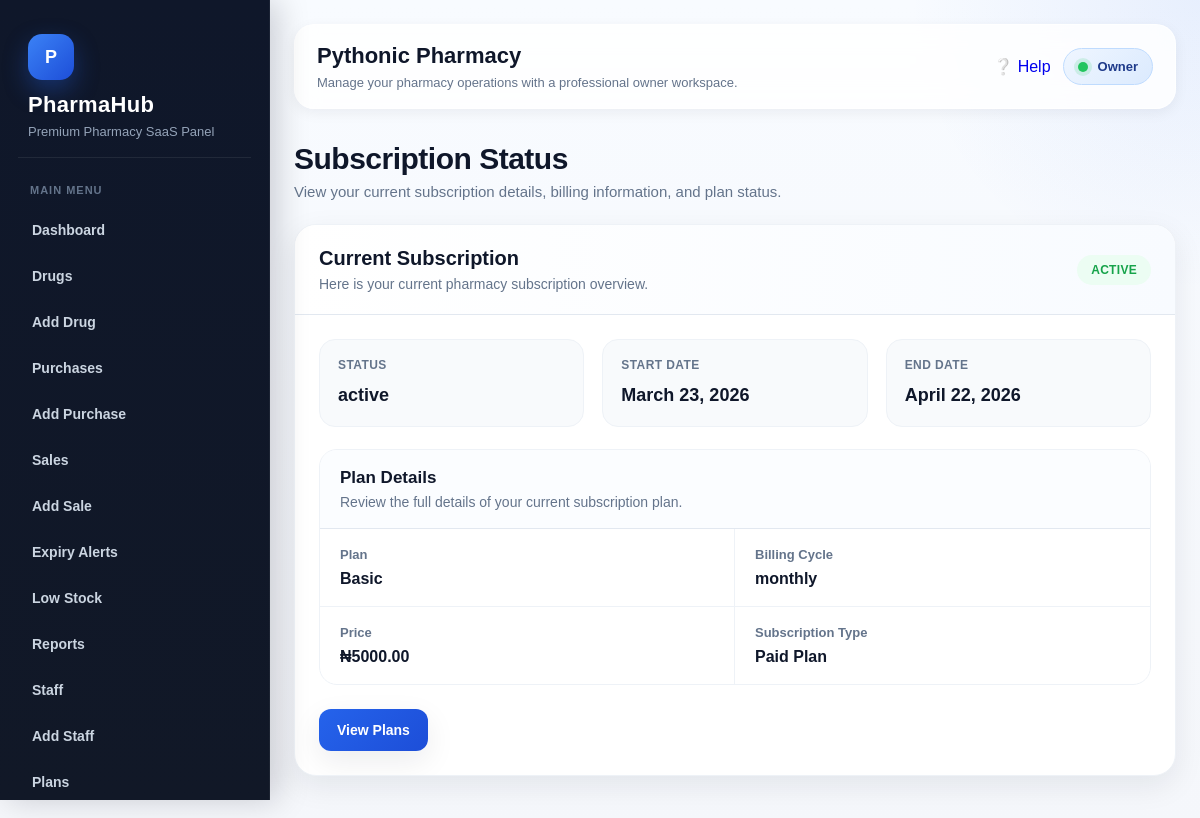
The app's page /subscriptions/status/ (signed in) with its own data.
### accounts/models.py (models this page shows, shortened)
class User(AbstractUser):
    ROLE_CHOICES = (
        ('owner', 'Owner'),
        ('admin', 'Admin'),
        ('pharmacist', 'Pharmacist'),
        ('cashier', 'Cashier'),
        ('staff', 'Staff'),
    )
    pharmacy = models.ForeignKey(
        Pharmacy,
        on_delete=models.CASCADE,
        related_name='users',
        null=True,
        blank=True
    )
    role = models.CharField(max_length=20, choices=ROLE_CHOICES, default='staff')

### pharmacies/models.py (models this page shows, shortened)
class Pharmacy(models.Model):
    name = models.CharField(max_length=255)
    email = models.EmailField(unique=True)
    phone = models.CharField(max_length=20, blank=True, null=True)
    address = models.TextField(blank=True, null=True)
    is_active = models.BooleanField(default=True)
    is_suspended_by_owner = models.BooleanField(default=False)
    suspension_reason = models.CharField(max_length=255, blank=True, null=True)
    created_at = models.DateTimeField(auto_now_add=True)
    class Meta:
        ordering = ['name']

### subscriptions/models.py (models this page shows, shortened)
class Subscription(models.Model):
    STATUS_CHOICES = (
        ('trial', 'Trial'),
        ('active', 'Active'),
        ('expired', 'Expired'),
        ('pending', 'Pending'),
        ('cancelled', 'Cancelled'),
    )
    pharmacy = models.ForeignKey(
        Pharmacy,
        on_delete=models.CASCADE,
        related_name='subscriptions'
    )
    plan = models.ForeignKey(
        Plan,
        on_delete=models.SET_NULL,
        null=True,
        blank=True
    )
    status = models.CharField(max_length=20, choices=STATUS_CHOICES, default='pending')
    start_date = models.DateField()
    end_date = models.DateField()
    is_current = models.BooleanField(default=True)

class Plan(models.Model):
    BILLING_CHOICES = (
        ('monthly', 'Monthly'),
        ('yearly', 'Yearly'),
    )
    name = models.CharField(max_length=100)
    price = models.DecimalField(max_digits=12, decimal_places=2)
    billing_cycle = models.CharField(max_length=20, choices=BILLING_CHOICES, default='monthly')
    duration_days = models.PositiveIntegerField(default=30)
    max_staff = models.PositiveIntegerField(default=3)
    description = models.TextField(blank=True, null=True)
    is_active = models.BooleanField(default=True)

### subscriptions/views.py (the view)
# urls.py: path('status/', views.subscription_status, name='subscription_status'),
@login_required
def subscription_status(request):
    current_subscription = Subscription.objects.filter(
        pharmacy=request.user.pharmacy,
        is_current=True
    ).first()
    return render(request, 'subscriptions/subscription_status.html', {
        'current_subscription': current_subscription
    })

### templates/subscriptions/subscription_status.html (shortened to what this page needs)
{% extends 'base.html' %}
{% block content %}
<div class="page-shell">
    <div class="page-header">
        <div>
            <h2>Subscription Status</h2>
            <p>View your current subscription details, billing information, and plan status.</p>
        </div>
    </div>
    <div class="subscription-card">
        {% if current_subscription %}
            <div class="subscription-card-header">
                <div>
                    <h3>Current Subscription</h3>
                    <p>Here is your current pharmacy subscription overview.</p>
                </div>
                <span class="status-pill
                    {% if current_subscription.status|lower == 'active' %}
                        status-active
                    {% elif current_subscription.status|lower == 'trial' %}
                        status-trial
                    {% elif current_subscription.status|lower == 'expired' %}
                        status-danger
                    {% else %}
                        status-warning
                    {% endif %}
                ">
                    {{ current_subscription.status }}
                </span>
            </div>
            <div class="subscription-body">
                <div class="summary-grid">
                    <div class="summary-item">
                        <div class="summary-label">Status</div>
                        <div class="summary-value">{{ current_subscription.status }}</div>
                    </div>
                    <div class="summary-item">
                        <div class="summary-label">Start Date</div>
                        <div class="summary-value">{{ current_subscription.start_date }}</div>
                    </div>
                    <div class="summary-item">
                        <div class="summary-label">End Date</div>
                        <div class="summary-value">{{ current_subscription.end_date }}</div>
                    </div>
                </div>
                <div class="details-card">
                    <div class="details-header">
                        <h4>Plan Details</h4>
                        <p>Review the full details of your current subscription plan.</p>
                    </div>
                    <div class="details-grid">
                        <div class="detail-row">
                            <div class="detail-title">Plan</div>
                            <div class="detail-value">
                                {% if current_subscription.plan %}
                                    {{ current_subscription.plan.name }}
                                {% else %}
                                    Trial
                                {% endif %}
                            </div>
                        </div>
                        <div class="detail-row">
                            <div class="detail-title">Billing Cycle</div>
                            <div class="detail-value">
                                {% if current_subscription.plan %}
                                    {{ current_subscription.plan.billing_cycle }}
                                {% else %}
                                    Trial
                                {% endif %}
                            </div>
                        </div>
                        <div class="detail-row">
                            <div class="detail-title">Price</div>
                            <div class="detail-value">
                                {% if current_subscription.plan %}
                                    ₦{{ current_subscription.plan.price }}
                                {% else %}
                                    ₦0
                                {% endif %}
                            </div>
                        </div>
                        <div class="detail-row">
                            <div class="detail-title">Subscription Type</div>
                            <div class="detail-value">
                                {% if current_subscription.plan %}
                                    Paid Plan
                                {% else %}
                                    Trial Access
                                {% endif %}
                            </div>
                        </div>
                    </div>
                </div>
                <div class="card-actions">
                    <a href="{% url 'plan_list' %}" class="btn-main">View Plans</a>
                </div>
            </div>
        {% endif %}
    </div>
</div>
{% endblock %}

### templates/base.html (shortened to what this page needs)
<!DOCTYPE html>
<html lang="en">
<head>
</head>
<body>
{% if user.is_authenticated %}
    <div class="layout">
        <aside class="sidebar">
            <div class="brand-box">
                <div class="brand-logo">P</div>
                <h1 class="brand-title">PharmaHub</h1>
                <p class="brand-subtitle">Premium Pharmacy SaaS Panel</p>
            </div>
            <div class="nav-section">
                <div class="nav-label">Main Menu</div>
                {% if user.role == 'owner' or user.role == 'staff' or user.role == 'cashier' or user.role == 'pharmacist' %}
                    <a href="{% url 'dashboard' %}">Dashboard</a>
                    <a href="{% url 'drug_list' %}">Drugs</a>
                {% endif %}
                {% if user.role == 'owner' %}
                    <a href="{% url 'add_drug' %}">Add Drug</a>
                    <a href="{% url 'purchase_list' %}">Purchases</a>
                    <a href="{% url 'add_purchase' %}">Add Purchase</a>
                    <a href="{% url 'sale_list' %}">Sales</a>
                    <a href="{% url 'add_sale' %}">Add Sale</a>
                    <a href="{% url 'expiry_alerts' %}">Expiry Alerts</a>
                    <a href="{% url 'low_stock' %}">Low Stock</a>
                    <a href="{% url 'report_home' %}">Reports</a>
                    <a href="{% url 'staff_list' %}">Staff</a>
                    <a href="{% url 'add_staff' %}">Add Staff</a>
                    <a href="{% url 'plan_list' %}">Plans</a>
                {% elif user.role == 'cashier' or user.role == 'pharmacist' or user.role == 'staff' %}
                    <a href="{% url 'sale_list' %}">Sales</a>
                    <a href="{% url 'add_sale' %}">Add Sale</a>
                    <a href="{% url 'purchase_list' %}">Purchases</a>
                    <a href="{% url 'add_purchase' %}">Add Purchase</a>
                {% endif %}
            </div>
        </aside>
        <main class="main">
            <div class="topbar">
                <div class="topbar-content">
                    <div class="topbar-left">
                        <h2>
                            {% if user.is_authenticated and user.pharmacy %}
                                {{ user.pharmacy.name }}
                            {% else %}
                                Dashboard
                            {% endif %}
                        </h2>
                        <p>Manage your pharmacy operations with a professional owner workspace.</p>
                    </div>
                    <div class="topbar-right">
                        {% url 'help' as help_url %}
                        <a href="{{ help_url }}" class="topbar-help-btn {% if request.path == help_url %}active{% endif %}">
                            <span>❔</span>
                            <span>Help</span>
                        </a>
                        <div class="user-badge">
                            <span class="dot"></span>
                            {{ user.role|title }}
                        </div>
                    </div>
                </div>
            </div>
            {% block content %}{% endblock %}
        </main>
    </div>
{% endif %}
</body>
</html>

### templates/base.html (style rules this page uses)
:root { --bg: #f5f7fb; --surface: #ffffff; --surface-2: #f8fafc; --border: #e5e7eb; --text: #0f172a; --muted: #64748b; --primary: #2563eb; --primary-dark: #1d4ed8; --success-bg: #dcfce7; --success-text: #166534; --error-bg: #fee2e2; --error-text: #991b1b; --warning: #ea580c; --danger: #dc2626; --sidebar-top: #0f172a; --sidebar-bottom: #111827; --sidebar-text: #cbd5e1; --sidebar-active-bg: rgba(37, 99, 235, 0.16); --sidebar-active-text: #ffffff; --shadow-sm: 0 4px 14px rgba(15, 23, 42, 0.06); --shadow-md: 0 10px 30px rgba(15, 23, 42, 0.08); --shadow-lg: 0 20px 45px rgba(15, 23, 42, 0.12); --radius-sm: 10px; --radius-md: 16px; --radius-lg: 22px; --transition: all 0.25s ease; }
* { box-sizing: border-box; }
html { scroll-behavior: smooth; }
body { margin: 0; font-family: Arial, sans-serif; background: radial-gradient(circle at top right, rgba(37, 99, 235, 0.08), transparent 20%), linear-gradient(180deg, #f8fbff 0%, var(--bg) 100%); color: var(--text); min-height: 100vh; overflow-x: hidden; }
a { text-decoration: none; }
.layout { display: flex; min-height: 100vh; }
.sidebar { width: 270px; background: linear-gradient(180deg, var(--sidebar-top) 0%, var(--sidebar-bottom) 100%); color: white; padding: 24px 18px; position: fixed; top: 0; left: 0; height: 100vh; overflow-y: auto; transition: var(--transition); z-index: 1000; border-right: 1px solid rgba(255,255,255,0.05); box-shadow: 8px 0 30px rgba(2, 6, 23, 0.18); }
.brand-box { padding: 10px 10px 18px; margin-bottom: 18px; border-bottom: 1px solid rgba(255,255,255,0.08); }
.brand-logo { display: inline-flex; align-items: center; justify-content: center; width: 46px; height: 46px; border-radius: 14px; background: linear-gradient(135deg, #3b82f6, #1d4ed8); color: #fff; font-weight: 700; font-size: 18px; box-shadow: 0 10px 25px rgba(37, 99, 235, 0.35); margin-bottom: 12px; }
.brand-title { margin: 0; font-size: 22px; color: #ffffff; letter-spacing: 0.3px; }
.brand-subtitle { margin: 6px 0 0; font-size: 13px; color: #94a3b8; }
.nav-section { margin-bottom: 18px; }
.nav-label { font-size: 11px; font-weight: 700; text-transform: uppercase; letter-spacing: 1px; color: #64748b; padding: 8px 12px; margin-bottom: 6px; }
.sidebar a { display: flex; align-items: center; gap: 10px; color: var(--sidebar-text); padding: 12px 14px; margin-bottom: 6px; border-radius: 12px; font-size: 14px; font-weight: 600; transition: var(--transition); }
.main { margin-left: 270px; width: calc(100% - 270px); min-height: 100vh; padding: 24px; transition: var(--transition); }
.topbar { background: rgba(255,255,255,0.82); backdrop-filter: blur(12px); border: 1px solid rgba(255,255,255,0.7); padding: 18px 22px; border-radius: 20px; margin-bottom: 24px; position: sticky; top: 14px; z-index: 30; box-shadow: var(--shadow-sm); }
.topbar-content { display: flex; align-items: center; justify-content: space-between; gap: 14px; flex-wrap: wrap; }
.topbar-left h2 { margin: 0; font-size: 22px; color: var(--text); }
.topbar-left p { margin: 6px 0 0; color: var(--muted); font-size: 13px; }
.topbar-right { display: flex; align-items: center; gap: 12px; flex-wrap: wrap; }
.user-badge { display: inline-flex; align-items: center; gap: 10px; background: linear-gradient(135deg, #eff6ff, #dbeafe); color: #1e3a8a; padding: 10px 14px; border-radius: 999px; font-size: 13px; font-weight: 700; border: 1px solid #bfdbfe; }
.dot { width: 10px; height: 10px; border-radius: 50%; background: #22c55e; box-shadow: 0 0 0 4px rgba(34, 197, 94, 0.15); }
.page-header { margin-bottom: 22px; }
.page-header h2 { margin: 0 0 8px; font-size: 30px; line-height: 1.2; }
.page-header p { margin: 0; color: var(--muted); font-size: 14px; }

### records on screen
User: pharmacy.name "Pythonic Pharmacy", role "Owner"
Subscription: status "ACTIVE", status "active", start_date "March 23, 2026", end_date "April 22, 2026", plan.name "Basic", plan.billing_cycle "monthly", plan.price "5000.00"
